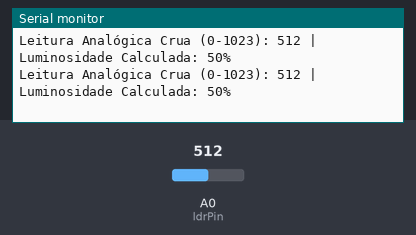
Simulated run of this sketch. Board: Arduino Uno, built with avr-gcc and run on an emulated ATmega328P. Shown: the last lines printed to the serial monitor. The inputs (shaded band) are chosen by the test bench; at power-on: A0 (ldrPin) = 512.

Above: at 1.3 s.
1.4 s: A0 (ldrPin) set to 716
At 2.0 s:
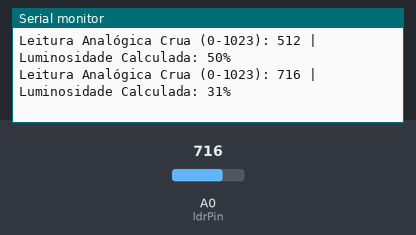
2.9 s: A0 (ldrPin) set to 900
At 3.5 s:
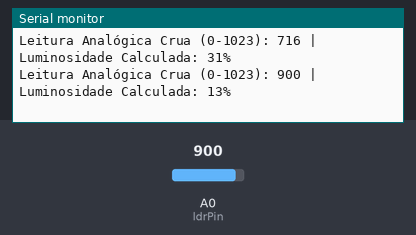
Timing chart, 0 to 5.9 s (numbered marks = the images above; inputs shaded):
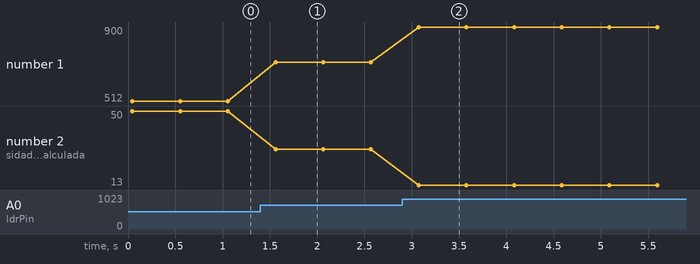

Measured:
- after the input at 1.4 s, the serial monitor: prints a new line after 0.16 s (image 1)
- after the input at 2.9 s, the serial monitor: prints a new line after 0.17 s (image 2)
- plotted number 1: 512 → 716 after the input at 1.4 s, 716 → 900 after the input at 2.9 s
- plotted number 2: 50 → 31 after the input at 1.4 s, 31 → 13 after the input at 2.9 s

The sketch:

teste_ldr.ino
```cpp
const int ldrPin = A0;

void setup() {
  Serial.begin(9600);
  Serial.println("--- Teste Unitario do Sensor de Luz LDR ---");
}

void loop() {
  int ldrValor = analogRead(ldrPin);
  // Converte a leitura analogica (0 a 1023) para porcentagem (100% a 0%)
  // Conforme a logica do Robo.ino: map(ldrValor, 0, 1023, 100, 0)
  int luzPorcento = map(ldrValor, 0, 1023, 100, 0);

  Serial.print("Leitura Analógica Crua (0-1023): ");
  Serial.print(ldrValor);
  Serial.print(" | Luminosidade Calculada: ");
  Serial.print(luzPorcento);
  Serial.println("%");

  delay(500);
}
```
